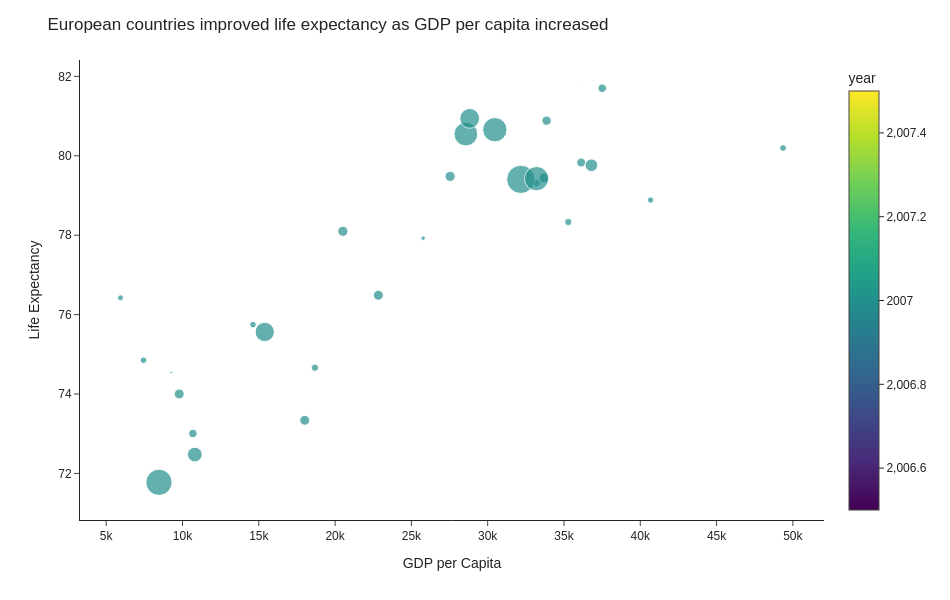

Notebook source saved alongside this figure:
### Markdown cell above
## Task 1 — Scatter: life expectancy change over time

**What to build:** A scatter showing **GDP per capita vs life expectancy** for **two years** (2000 and 2007) to show how both moved — use **colour for year** (just 2 colours), **one continent only**.

Choose any continent except Africa (that was the example). Highlight the change direction.

> 💡 Filter: `df.loc[df['continent'] == 'YOUR_CHOICE']` then filter years

### Code cell
# Task 1
# YOUR CODE HERE
# Task 1 — Scatter: GDP per capita vs Life Expectancy

# Filter one continent (example: Europe)
europe_df = df.loc[df['continent'] == 'Europe']

# Filter only 2000 and 2007
scatter_df = europe_df[
    europe_df['year'].isin([2000, 2007])
]

# Create scatter plot
fig = px.scatter(
    scatter_df,
    x='gdpPercap',
    y='lifeExp',
    color='year',
    hover_name='country',
    size='pop',
    template='simple_white',
    color_discrete_sequence=['#BBBBBB', 'crimson']
)

# Layout styling
fig.update_layout(
    title='European countries improved life expectancy as GDP per capita increased',
    font=dict(family='Arial', size=12),
    width=950,
    height=600,
    showlegend=True
)

# Remove clutter
fig.update_xaxes(
    title='GDP per Capita',
    showgrid=False
)

fig.update_yaxes(
    title='Life Expectancy',
    gridcolor='#EEEEEE'
)

fig.show()

### Figure 1 — Plotly figure (JSON) as saved in the notebook; plotly's stock layout.template omitted (floating-point values rounded to 4 significant figures)
{"data": [{"hovertemplate": "<b>%{hovertext}</b><br><br>gdpPercap=%{x}<br>lifeExp=%{y}<br>pop=%{marker.size}<br>year=%{marker.color}<extra></extra>", "hovertext": ["Albania", "Austria", "Belgium", "Bosnia and Herzegovina", "Bulgaria", "Croatia", "Czech Republic", "Denmark", "Finland", "France", "Germany", "Greece", "Hungary", "Iceland", "Ireland", "Italy", "Montenegro", "Netherlands", "Norway", "Poland", "Portugal", "Romania", "Serbia", "Slovak Republic", "Slovenia", "Spain", "Sweden", "Switzerland", "Turkey", "United Kingdom"], "legendgroup": "", "marker": {"color": [2007, 2007, 2007, 2007, 2007, 2007, 2007, 2007, 2007, 2007, 2007, 2007, 2007, 2007, 2007, 2007, 2007, 2007, 2007, 2007, 2007, 2007, 2007, 2007, 2007, 2007, 2007, 2007, 2007, 2007], "coloraxis": "coloraxis", "size": [3600523, 8199783, 10392226, 4552198, 7322858, 4493312, 10228744, 5468120, 5238460, 61083916, 82400996, 10706290, 9956108, 301931, 4109086, 58147733, 684736, 16570613, 4627926, 38518241, 10642836, 22276056, 10150265, 5447502, 2009245, 40448191, 9031088, 7554661, 71158647, 60776238], "sizemode": "area", "sizeref": 206000.0, "symbol": "circle"}, "mode": "markers", "name": "", "orientation": "v", "showlegend": false, "type": "scatter", "x": [5937.0, 36130.0, 33690.0, 7446.0, 10680.0, 14620.0, 22830.0, 35280.0, 33210.0, 30470.0, 32170.0, 27540.0, 18010.0, 36180.0, 40680.0, 28570.0, 9254.0, 36800.0, 49360.0, 15390.0, 20510.0, 10810.0, 9787.0, 18680.0, 25770.0, 28820.0, 33860.0, 37510.0, 8458.0, 33200.0], "xaxis": "x", "y": [76.42, 79.83, 79.44, 74.85, 73.0, 75.75, 76.49, 78.33, 79.31, 80.66, 79.41, 79.48, 73.34, 81.76, 78.89, 80.55, 74.54, 79.76, 80.2, 75.56, 78.1, 72.48, 74.0, 74.66, 77.93, 80.94, 80.88, 81.7, 71.78, 79.42], "yaxis": "y"}], "layout": {"coloraxis": {"colorbar": {"title": {"text": "year"}}, "colorscale": [[0, "#440154"], [0.1111, "#482878"], [0.2222, "#3e4989"], [0.3333, "#31688e"], [0.4444, "#26828e"], [0.5556, "#1f9e89"], [0.6667, "#35b779"], [0.7778, "#6ece58"], [0.8889, "#b5de2b"], [1, "#fde725"]]}, "font": {"family": "Arial", "size": 12}, "height": 600, "legend": {"itemsizing": "constant", "tracegroupgap": 0}, "margin": {"t": 60}, "showlegend": true, "title": {"text": "European countries improved life expectancy as GDP per capita increased"}, "width": 950, "xaxis": {"anchor": "y", "domain": [0, 1], "showgrid": false, "title": {"text": "GDP per Capita"}}, "yaxis": {"anchor": "x", "domain": [0, 1], "gridcolor": "#EEEEEE", "title": {"text": "Life Expectancy"}}}}
